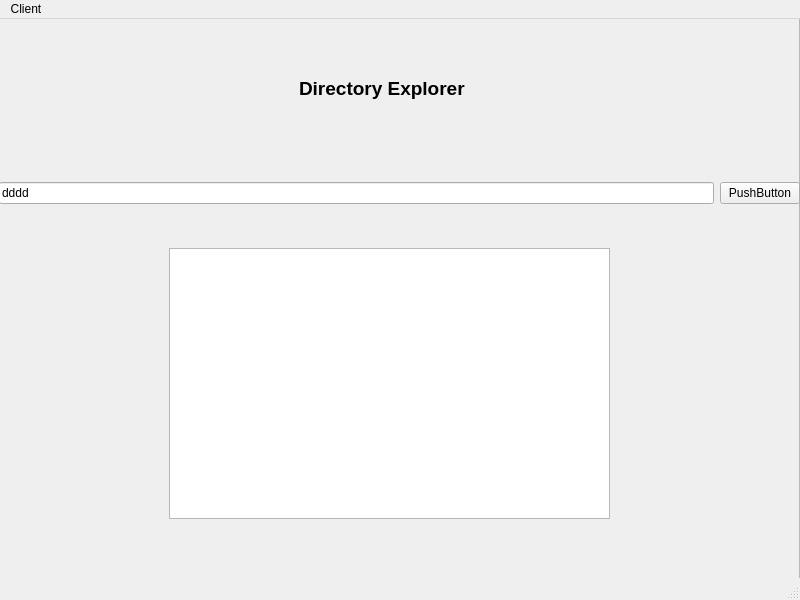
<?xml version="1.0" encoding="UTF-8"?>
<ui version="4.0">
 <class>MainWindow</class>
 <widget class="QMainWindow" name="MainWindow">
  <property name="geometry">
   <rect>
    <x>0</x>
    <y>0</y>
    <width>800</width>
    <height>600</height>
   </rect>
  </property>
  <property name="windowTitle">
   <string>MainWindow</string>
  </property>
  <widget class="QWidget" name="centralwidget">
   <widget class="QFrame" name="frame">
    <property name="geometry">
     <rect>
      <x>-1</x>
      <y>-1</y>
      <width>801</width>
      <height>581</height>
     </rect>
    </property>
    <property name="sizePolicy">
     <sizepolicy hsizetype="Maximum" vsizetype="Maximum">
      <horstretch>0</horstretch>
      <verstretch>0</verstretch>
     </sizepolicy>
    </property>
    <property name="frameShape">
     <enum>QFrame::Shape::StyledPanel</enum>
    </property>
    <property name="frameShadow">
     <enum>QFrame::Shadow::Raised</enum>
    </property>
    <widget class="QLabel" name="label">
     <property name="geometry">
      <rect>
       <x>300</x>
       <y>50</y>
       <width>201</width>
       <height>41</height>
      </rect>
     </property>
     <property name="baseSize">
      <size>
       <width>0</width>
       <height>0</height>
      </size>
     </property>
     <property name="font">
      <font>
       <pointsize>14</pointsize>
       <bold>true</bold>
      </font>
     </property>
     <property name="text">
      <string>Directory Explorer</string>
     </property>
    </widget>
    <widget class="QWidget" name="horizontalLayoutWidget">
     <property name="geometry">
      <rect>
       <x>0</x>
       <y>160</y>
       <width>801</width>
       <height>31</height>
      </rect>
     </property>
     <layout class="QHBoxLayout" name="horizontalLayout">
      <item>
       <widget class="QLineEdit" name="lineEdit">
        <property name="text">
         <string>dddd</string>
        </property>
       </widget>
      </item>
      <item>
       <widget class="QPushButton" name="pushButton">
        <property name="text">
         <string>PushButton</string>
        </property>
       </widget>
      </item>
     </layout>
    </widget>
    <widget class="QTextEdit" name="textEdit">
     <property name="geometry">
      <rect>
       <x>170</x>
       <y>230</y>
       <width>441</width>
       <height>271</height>
      </rect>
     </property>
    </widget>
   </widget>
  </widget>
  <widget class="QMenuBar" name="menubar">
   <property name="geometry">
    <rect>
     <x>0</x>
     <y>0</y>
     <width>800</width>
     <height>25</height>
    </rect>
   </property>
   <widget class="QMenu" name="menuClient">
    <property name="title">
     <string>Client</string>
    </property>
   </widget>
   <addaction name="menuClient"/>
  </widget>
  <widget class="QStatusBar" name="statusbar"/>
 </widget>
 <resources/>
 <connections/>
</ui>
